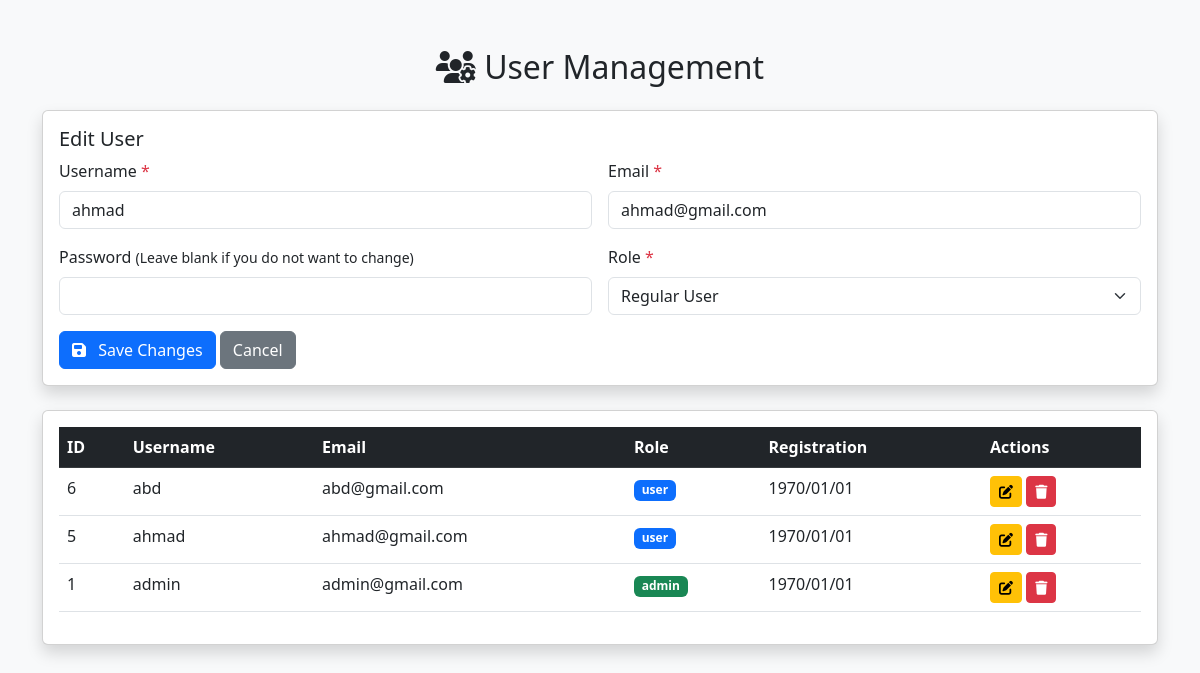
Screenshot of /users.php?action=edit&id=5 (signed in) with the database file from the repository.
### tables this page shows
CREATE TABLE `users` (
  `id` int(11) NOT NULL,
  `username` varchar(50) NOT NULL,
  `email` varchar(100) NOT NULL,
  `password` varchar(255) NOT NULL,
  `role` enum('user','admin') DEFAULT 'user'
);

### users.php (the view, shortened to what this page needs)
<?php
include 'config.php';
$editMode = false;
$currentUser = null;
if (isset($_GET['action']) && $_GET['action'] === 'edit' && isset($_GET['id'])) {
    $editMode = true;
    $stmt = $pdo->prepare("SELECT * FROM users WHERE id = ?");
    $stmt->execute([$_GET['id']]);
    $currentUser = $stmt->fetch();
}
$stmt = $pdo->query("SELECT * FROM users ORDER BY id DESC");
$users = $stmt->fetchAll();
?>
<!DOCTYPE html>
<html lang="en">
<head>
    <link href="https://cdn.jsdelivr.net/npm/bootstrap@5.3.0/dist/css/bootstrap.min.css" rel="stylesheet">
    <link rel="stylesheet" href="https://cdnjs.cloudflare.com/ajax/libs/font-awesome/6.4.0/css/all.min.css">
</head>
<body class="bg-light">
<div class="container py-5">
    <h2 class="mb-4 text-center"><i class="fas fa-users-cog"></i> User Management</h2>
    <div class="card mb-4 shadow">
        <div class="card-body">
            <h5 class="card-title"><?php echo $editMode ? 'Edit User' : 'Add New User'; ?></h5>
            <form method="post">
                <div class="row g-3">
                    <div class="col-md-6">
                        <label class="form-label">Username <span class="text-danger">*</span></label>
                        <input type="text" class="form-control" name="username" required
                            value="<?php echo htmlspecialchars($currentUser['username'] ?? ''); ?>">
                    </div>
                    <div class="col-md-6">
                        <label class="form-label">Email <span class="text-danger">*</span></label>
                        <input type="email" class="form-control" name="email" required
                            value="<?php echo htmlspecialchars($currentUser['email'] ?? ''); ?>">
                    </div>
                    <div class="col-md-6">
                        <label class="form-label">Password <?php if($editMode): ?><small>(Leave blank if you do not want to change)</small><?php else: ?><span class="text-danger">*</span><?php endif; ?></label>
                        <input type="password" class="form-control" name="password" <?php echo !$editMode ? 'required' : ''; ?>>
                    </div>
                    <div class="col-md-6">
                        <label class="form-label">Role <span class="text-danger">*</span></label>
                        <select class="form-select" name="role" required>
                            <option value="user" <?php echo ($currentUser['role'] ?? '') === 'user' ? 'selected' : ''; ?>>Regular User</option>
                        </select>
                    </div>
                    <div class="col-12">
                        <button type="submit" class="btn btn-primary">
                            <i class="fas fa-save me-2"></i> <?php echo $editMode ? 'Save Changes' : 'Add User'; ?>
                        </button>
                        <?php if($editMode): ?>
                        <a href="users.php" class="btn btn-secondary">Cancel</a>
                        <?php endif; ?>
                    </div>
                </div>
            </form>
        </div>
    </div>
    <div class="card shadow">
        <div class="card-body">
            <div class="table-responsive">
                <table class="table table-hover">
                    <thead class="table-dark">
                        <tr>
                            <th>ID</th>
                            <th>Username</th>
                            <th>Email</th>
                            <th>Role</th>
                            <th>Registration</th>
                            <th>Actions</th>
                        </tr>
                    </thead>
                    <tbody>
                        <?php foreach ($users as $user): ?>
                        <tr>
                            <td><?php echo $user['id']; ?></td>
                            <td><?php echo htmlspecialchars($user['username']); ?></td>
                            <td><?php echo htmlspecialchars($user['email']); ?></td>
                            <td>
                                <span class="badge <?php echo $user['role'] === 'admin' ? 'bg-success' : 'bg-primary'; ?>">
                                    <?php echo $user['role']; ?>
                                </span>
                            </td>
                            <td><?php echo date('Y/m/d', strtotime($user['created_at'] ?? '')); ?></td>
                            <td>
                                <a href="users.php?action=edit&id=<?php echo $user['id']; ?>" class="btn btn-sm btn-warning">
                                    <i class="fas fa-edit"></i>
                                </a>
                                <a href="users.php?action=delete&id=<?php echo $user['id']; ?>"
                                    class="btn btn-sm btn-danger"
                                    onclick="return confirm('Are you sure you want to delete this user?')">
                                    <i class="fas fa-trash"></i>
                                </a>
                            </td>
                        </tr>
                        <?php endforeach; ?>
                    </tbody>
                </table>
            </div>
        </div>
    </div>
</div>
</body>
</html>

### rows the page displays
users: username "ahmad", email "ahmad@gmail.com", role "Regular User", id "5", role "user", created_at "1970/01/01"
users: id "6", username "abd", email "abd@gmail.com", role "user", created_at "1970/01/01"
users: id "1", username "admin", email "admin@gmail.com", role "admin", created_at "1970/01/01"
